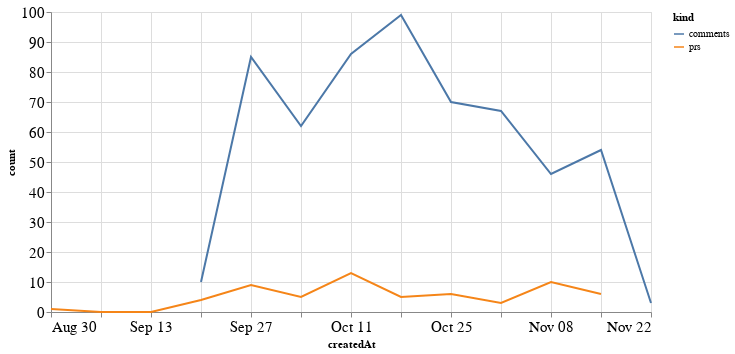

Notebook source saved alongside this figure:
### Code cell
alt.Chart(total_time, width=600).mark_line().encode(
    x='createdAt',
    y='count',
    color='kind'
)

### Figure 1 — Vega-Lite specification as saved in the notebook (floating-point values rounded to 4 significant figures)
{"config": {"axisLeft": {"labelFontSize": 15}, "axisBottom": {"labelFontSize": 15}}, "data": {"name": "data-4cdf73b87bc60c31f10e5326bf44abf8"}, "mark": "line", "encoding": {"color": {"type": "nominal", "field": "kind"}, "x": {"type": "temporal", "field": "createdAt"}, "y": {"type": "quantitative", "field": "count"}}, "width": 600, "$schema": "https://vega.github.io/schema/vega-lite/v4.8.1.json", "datasets": {"data-4cdf73b87bc60c31f10e5326bf44abf8": [{"createdAt": "2020-08-30T00:00:00", "kind": "prs", "count": 1.0}, {"createdAt": "2020-09-06T00:00:00", "kind": "prs", "count": 0.0}, {"createdAt": "2020-09-13T00:00:00", "kind": "prs", "count": 0.0}, {"createdAt": "2020-09-20T00:00:00", "kind": "prs", "count": 4.0}, {"createdAt": "2020-09-27T00:00:00", "kind": "prs", "count": 9.0}, {"createdAt": "2020-10-04T00:00:00", "kind": "prs", "count": 5.0}, {"createdAt": "2020-10-11T00:00:00", "kind": "prs", "count": 13.0}, {"createdAt": "2020-10-18T00:00:00", "kind": "prs", "count": 5.0}, {"createdAt": "2020-10-25T00:00:00", "kind": "prs", "count": 6.0}, {"createdAt": "2020-11-01T00:00:00", "kind": "prs", "count": 3.0}, {"createdAt": "2020-11-08T00:00:00", "kind": "prs", "count": 10.0}, {"createdAt": "2020-11-15T00:00:00", "kind": "prs", "count": 6.0}, {"createdAt": "2020-11-22T00:00:00", "kind": "prs", "count": null}, {"createdAt": "2020-08-30T00:00:00", "kind": "comments", "count": null}, {"createdAt": "2020-09-06T00:00:00", "kind": "comments", "count": null}, {"createdAt": "2020-09-13T00:00:00", "kind": "comments", "count": null}, {"createdAt": "2020-09-20T00:00:00", "kind": "comments", "count": 10.0}, {"createdAt": "2020-09-27T00:00:00", "kind": "comments", "count": 85.0}, {"createdAt": "2020-10-04T00:00:00", "kind": "comments", "count": 62.0}, {"createdAt": "2020-10-11T00:00:00", "kind": "comments", "count": 86.0}, {"createdAt": "2020-10-18T00:00:00", "kind": "comments", "count": 99.0}, {"createdAt": "2020-10-25T00:00:00", "kind": "comments", "count": 70.0}, {"createdAt": "2020-11-01T00:00:00", "kind": "comments", "count": 67.0}, {"createdAt": "2020-11-08T00:00:00", "kind": "comments", "count": 46.0}, {"createdAt": "2020-11-15T00:00:00", "kind": "comments", "count": 54.0}, {"createdAt": "2020-11-22T00:00:00", "kind": "comments", "count": 3.0}]}}
